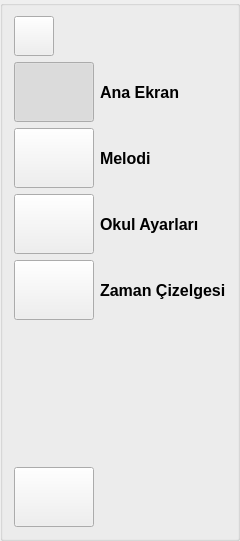
       <widget class="QGroupBox" name="groupBox_10">
        <property name="title">
         <string/>
        </property>
        <layout class="QVBoxLayout" name="verticalLayout_5">
         <property name="topMargin">
          <number>10</number>
         </property>
         <item>
          <widget class="QPushButton" name="btn_sol_menu_gorunum">
           <property name="sizePolicy">
            <sizepolicy hsizetype="Fixed" vsizetype="Fixed">
             <horstretch>0</horstretch>
             <verstretch>0</verstretch>
            </sizepolicy>
           </property>
           <property name="minimumSize">
            <size>
             <width>40</width>
             <height>40</height>
            </size>
           </property>
           <property name="text">
            <string/>
           </property>
           <property name="icon">
            <iconset>
             <normaloff>icons/sol_menu_2.PNG</normaloff>icons/sol_menu_2.PNG</iconset>
           </property>
           <property name="iconSize">
            <size>
             <width>36</width>
             <height>36</height>
            </size>
           </property>
           <property name="checkable">
            <bool>true</bool>
           </property>
           <property name="checked">
            <bool>false</bool>
           </property>
          </widget>
         </item>
         <item>
          <layout class="QHBoxLayout" name="horizontalLayout_4">
           <item>
            <widget class="QPushButton" name="btn_page1">
             <property name="sizePolicy">
              <sizepolicy hsizetype="Fixed" vsizetype="Fixed">
               <horstretch>0</horstretch>
               <verstretch>0</verstretch>
              </sizepolicy>
             </property>
             <property name="minimumSize">
              <size>
               <width>80</width>
               <height>60</height>
              </size>
             </property>
             <property name="text">
              <string/>
             </property>
             <property name="icon">
              <iconset>
               <normaloff>icons/ana_sayfa.png</normaloff>icons/ana_sayfa.png</iconset>
             </property>
             <property name="iconSize">
              <size>
               <width>48</width>
               <height>48</height>
              </size>
             </property>
             <property name="checkable">
              <bool>true</bool>
             </property>
             <property name="checked">
              <bool>true</bool>
             </property>
            </widget>
           </item>
           <item>
            <widget class="QLabel" name="label_btn1">
             <property name="font">
              <font>
               <pointsize>12</pointsize>
               <weight>75</weight>
               <bold>true</bold>
              </font>
             </property>
             <property name="text">
              <string>Ana Ekran</string>
             </property>
            </widget>
           </item>
          </layout>
         </item>
         <item>
          <layout class="QHBoxLayout" name="horizontalLayout_8">
           <item>
            <widget class="QPushButton" name="btn_page3">
             <property name="sizePolicy">
              <sizepolicy hsizetype="Fixed" vsizetype="Fixed">
               <horstretch>0</horstretch>
               <verstretch>0</verstretch>
              </sizepolicy>
             </property>
             <property name="minimumSize">
              <size>
               <width>80</width>
               <height>60</height>
              </size>
             </property>
             <property name="text">
              <string/>
             </property>
             <property name="icon">
              <iconset>
               <normaloff>icons/melodi_sayfasi.png</normaloff>icons/melodi_sayfasi.png</iconset>
             </property>
             <property name="iconSize">
              <size>
               <width>48</width>
               <height>48</height>
              </size>
             </property>
             <property name="checkable">
              <bool>true</bool>
             </property>
             <property name="checked">
              <bool>false</bool>
             </property>
            </widget>
           </item>
           <item>
            <widget class="QLabel" name="label_btn3">
             <property name="font">
              <font>
               <pointsize>12</pointsize>
               <weight>75</weight>
               <bold>true</bold>
              </font>
             </property>
             <property name="text">
              <string>Melodi</string>
             </property>
            </widget>
           </item>
          </layout>
         </item>
         <item>
          <layout class="QHBoxLayout" name="horizontalLayout_7">
           <item>
            <widget class="QPushButton" name="btn_page2">
             <property name="sizePolicy">
              <sizepolicy hsizetype="Fixed" vsizetype="Fixed">
               <horstretch>0</horstretch>
               <verstretch>0</verstretch>
              </sizepolicy>
             </property>
             <property name="minimumSize">
              <size>
               <width>80</width>
               <height>60</height>
              </size>
             </property>
             <property name="text">
              <string/>
             </property>
             <property name="icon">
              <iconset>
               <normaloff>icons/ayarlar_sayfasi.png</normaloff>icons/ayarlar_sayfasi.png</iconset>
             </property>
             <property name="iconSize">
              <size>
               <width>48</width>
               <height>48</height>
              </size>
             </property>
             <property name="checkable">
              <bool>true</bool>
             </property>
             <property name="checked">
              <bool>false</bool>
             </property>
            </widget>
           </item>
           <item>
            <widget class="QLabel" name="label_btn2">
             <property name="font">
              <font>
               <pointsize>12</pointsize>
               <weight>75</weight>
               <bold>true</bold>
              </font>
             </property>
             <property name="text">
              <string>Okul Ayarları</string>
             </property>
            </widget>
           </item>
          </layout>
         </item>
         <item>
          <layout class="QHBoxLayout" name="horizontalLayout_9">
           <item>
            <widget class="QPushButton" name="btn_page4">
             <property name="sizePolicy">
              <sizepolicy hsizetype="Fixed" vsizetype="Fixed">
               <horstretch>0</horstretch>
               <verstretch>0</verstretch>
              </sizepolicy>
             </property>
             <property name="minimumSize">
              <size>
               <width>80</width>
               <height>60</height>
              </size>
             </property>
             <property name="text">
              <string/>
             </property>
             <property name="icon">
              <iconset>
               <normaloff>icons/takvim.png</normaloff>icons/takvim.png</iconset>
             </property>
             <property name="iconSize">
              <size>
               <width>48</width>
               <height>48</height>
              </size>
             </property>
             <property name="checkable">
              <bool>true</bool>
             </property>
             <property name="checked">
              <bool>false</bool>
             </property>
            </widget>
           </item>
           <item>
            <widget class="QLabel" name="label_btn4">
             <property name="font">
              <font>
               <pointsize>12</pointsize>
               <weight>75</weight>
               <bold>true</bold>
              </font>
             </property>
             <property name="text">
              <string>Zaman Çizelgesi</string>
             </property>
            </widget>
           </item>
          </layout>
         </item>
         <item>
          <spacer name="verticalSpacer">
           <property name="orientation">
            <enum>Qt::Vertical</enum>
           </property>
           <property name="sizeType">
            <enum>QSizePolicy::Expanding</enum>
           </property>
           <property name="sizeHint" stdset="0">
            <size>
             <width>20</width>
             <height>141</height>
            </size>
           </property>
          </spacer>
         </item>
         <item>
          <layout class="QHBoxLayout" name="horizontalLayout_20">
           <item>
            <widget class="QPushButton" name="btn_page5">
             <property name="sizePolicy">
              <sizepolicy hsizetype="Fixed" vsizetype="Fixed">
               <horstretch>0</horstretch>
               <verstretch>0</verstretch>
              </sizepolicy>
             </property>
             <property name="minimumSize">
              <size>
               <width>80</width>
               <height>60</height>
              </size>
             </property>
             <property name="text">
              <string/>
             </property>
             <property name="icon">
              <iconset>
               <normaloff>icons/info.png</normaloff>icons/info.png</iconset>
             </property>
             <property name="iconSize">
              <size>
               <width>48</width>
               <height>48</height>
              </size>
             </property>
             <property name="checkable">
              <bool>true</bool>
             </property>
             <property name="checked">
              <bool>false</bool>
             </property>
            </widget>
           </item>
           <item>
            <widget class="QLabel" name="label_btn5">
             <property name="font">
              <font>
               <pointsize>12</pointsize>
               <weight>75</weight>
               <bold>true</bold>
              </font>
             </property>
             <property name="text">
              <string/>
             </property>
            </widget>
           </item>
          </layout>
         </item>
        </layout>
       </widget>
